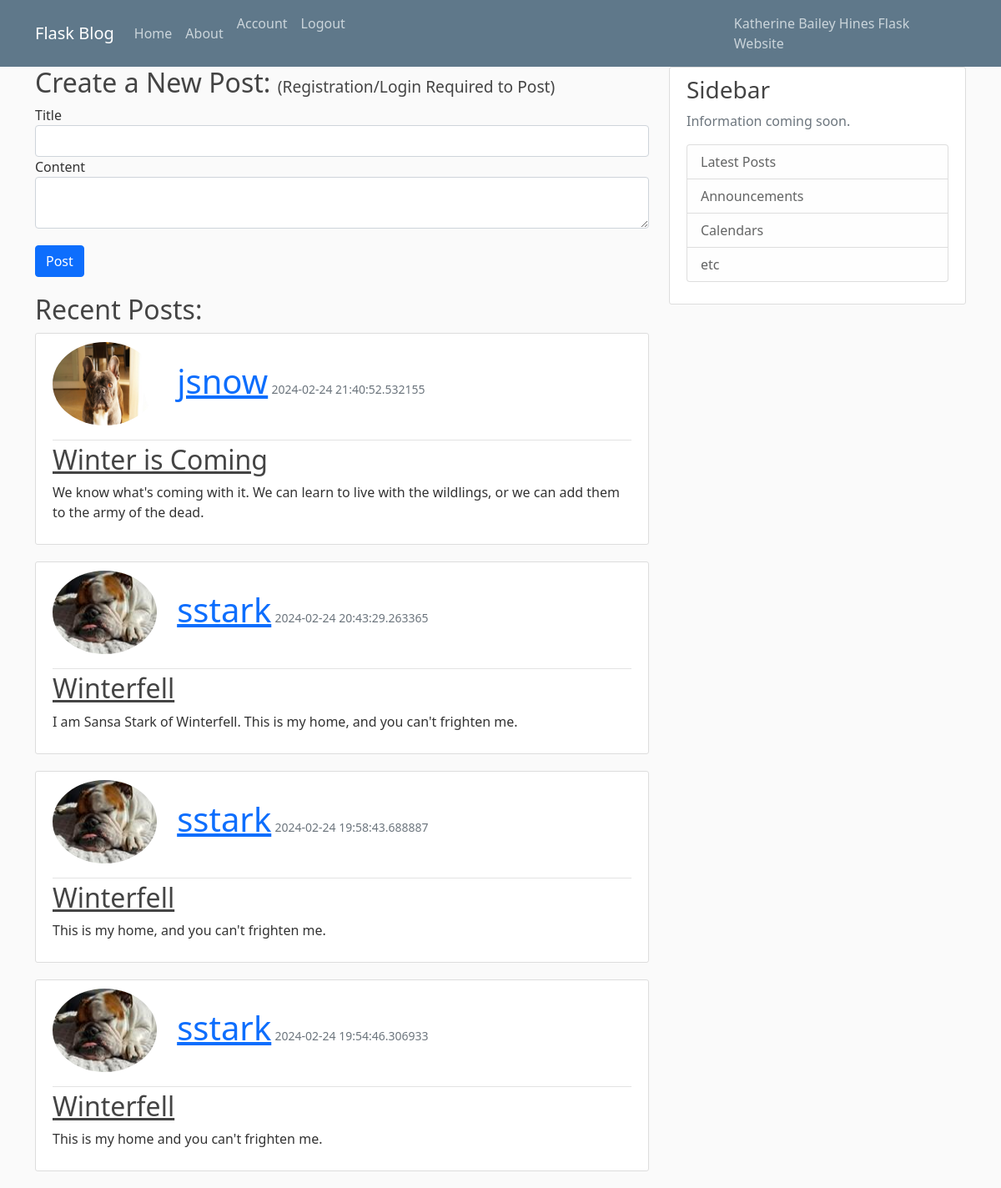
The app's page / (signed in) with its own data.
### app.py (models this page shows, shortened)
class Post(db.Model):
    id = db.Column(db.Integer, primary_key=True)
    title = db.Column(db.String(100), nullable=False)
    datePosted = db.Column(db.DateTime, nullable=False, default=datetime.utcnow)
    content = db.Column(db.Text, nullable=False)
    user_id = db.Column(db.Integer, db.ForeignKey('user.id'), nullable=False)
    author = db.relationship('User', backref='author_posts', lazy=True)

class User(db.Model):
    id = db.Column(db.Integer, primary_key=True)
    firstName = db.Column(db.String(40), unique=False, nullable=False)
    lastName = db.Column(db.String(40), unique=False, nullable=False)
    username = db.Column(db.String(15), unique=True, nullable=False)
    email = db.Column(db.String(100), unique=True, nullable=False)
    image_file = db.Column(db.String(20), nullable=False, default='default.jpg')
    password = db.Column(db.String(60), nullable=False)
    posts = db.relationship('Post', backref='author_posts', lazy=True)

### app.py (the view)
@app.route('/')
def home():
    new_user_id = request.args.get('new_user_id')
    new_user = None
    if new_user_id:
        new_user = User.query.get(new_user_id)
    post_form = PostForm()
    if current_user.is_authenticated:
        if post_form.validate_on_submit():
            new_post = Post(
                title=post_form.title.data,
                content=post_form.content.data,
                author=current_user  # Assuming the current user is logged in
            )
            db.session.add(new_post)
            db.session.commit()
            flash('Your post has been created!', 'success')
    posts = Post.query.order_by(Post.datePosted.desc()).all()
    return render_template('home.html', posts=posts, new_user=new_user, post_form=post_form)

### forms.py
class PostForm(FlaskForm):
    title = StringField('Title', validators=[InputRequired()])
    content = TextAreaField('Content', validators=[InputRequired()])
    submit = SubmitField('Post')

### app.py (called while the page is built)
@login_manager.user_loader
def load_user(user_id):
    return User.query.get(int(user_id))

### templates/home.html (shortened to what this page needs)
{% extends 'layout.html' %}
{% block content %}
<h2>Create a New Post: <small style="font-size: 0.6em;">(Registration/Login Required to Post)</small></h2>
<form method="POST" action="{{ url_for('create_post') }}">
  <div>
    {{ post_form.title.label }}
    {{ post_form.title(class="form-control") }}
  </div>
  <div>
    {{ post_form.content.label }}
    {{ post_form.content(class="form-control") }}
  </div>
  <div style="height: 20px;"></div>
  <div>
    {{ post_form.submit(class="btn btn-primary") }}
  </div>
  <div style="height: 20px;"></div>
</form>
<h2>Recent Posts:</h2>
{% for post in posts %}
<article class="media content-section">
  <div class="media-body">
    <div class="article-metadata">
      <img src="{{ url_for('static', filename='profile_pics/' + post.author.image_file) }}"
        class="rounded-circle account-img" style="height: 100px;">
      <a class="mr-2" href="#" style="font-size: 40px;">{{ post.author.username }}</a>
      <small class="text-muted">{{ post.datePosted }}</small>
    </div>
    <h2><a class="article-title" href="#">{{ post.title }}</a></h2>
    <p class="article-content">{{ post.content }}</p>
  </div>
</article>
{% endfor %}
{% endblock content %}

### static/main.css (style rules this page uses)
body { background: #fafafa; color: #333333; margin-top: 5rem; }
h1, h2, h3, h4, h5, h6 { color: #444444; }
.content-section { background: #ffffff; padding: 10px 20px; border: 1px solid #dddddd; border-radius: 3px; margin-bottom: 20px; }
.article-title { color: #444444; }
.article-content { white-space: pre-line; }
.article-metadata { padding-bottom: 1px; margin-bottom: 4px; border-bottom: 1px solid #e3e3e3 }
.account-img { height: 125px; width: 125px; margin-right: 20px; margin-bottom: 16px; }

### records on screen
Post: image_file (placeholder picture), author.username "jsnow", datePosted "2024-02-24 21:40:52.532155", title "Winter is Coming", content "We know what's coming with it. We can learn to live with the wildlings, or we can add them to the army of the dead."
Post: image_file (picture), author.username "sstark", datePosted "2024-02-24 20:43:29.263365", title "Winterfell", content "I am Sansa Stark of Winterfell. This is my home, and you can't frighten me."
Post: image_file (picture), author.username "sstark", datePosted "2024-02-24 19:58:43.688887", title "Winterfell", content "This is my home, and you can't frighten me."
Post: image_file (picture), author.username "sstark", datePosted "2024-02-24 19:54:46.306933", title "Winterfell", content "This is my home and you can't frighten me."

### other values on screen
{{ post_form.title.label }} "Title"
{{ post_form.content.label }} "Content"
